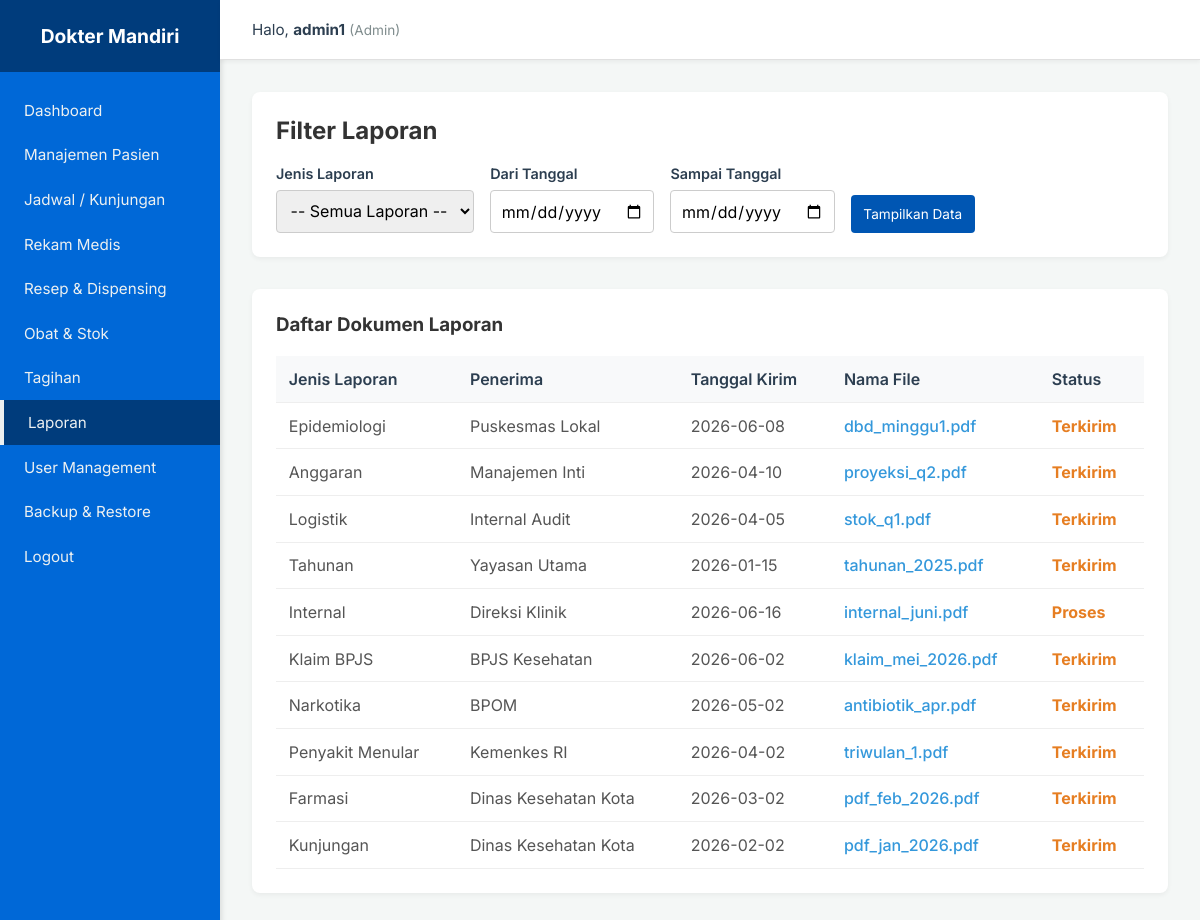
/klinik-mandiri/views/laporan.php (signed in), run on the app's committed database.
### tables this page shows
CREATE TABLE Laporan_Eksternal (
    laporan_id INT PRIMARY KEY AUTO_INCREMENT,
    jenis_laporan VARCHAR(50),
    tujuan VARCHAR(100),
    tanggal_kirim DATE,
    file_laporan VARCHAR(255),
    status_kirim VARCHAR(50),
    report_id INT NOT NULL,
    FOREIGN KEY (report_id) REFERENCES Report_Agregasi(report_id) ON DELETE CASCADE
);

### klinik-mandiri/views/laporan.php (the view, shortened to what this page needs)
<?php
$role_aktif = isset($_SESSION['role']) ? $_SESSION['role'] : 'Pengguna';
include '../config/koneksi.php';
$dari_tanggal = isset($_GET['dari_tanggal']) ? $_GET['dari_tanggal'] : '';
$sampai_tanggal = isset($_GET['sampai_tanggal']) ? $_GET['sampai_tanggal'] : '';
$daftar_laporan = [];
try {
    if (isset($koneksi)) {
        $sql = "SELECT * FROM laporan_eksternal WHERE 1=1";
        $params = [];
        $sql .= " ORDER BY laporan_id DESC";
        $query = $koneksi->prepare($sql);
        $query->execute($params);
        $daftar_laporan = $query->fetchAll(PDO::FETCH_ASSOC);
    }
} catch (PDOException $e) {
    error_log("Database Error pada laporan.php: " . $e->getMessage());
    $error_message = "Gagal memuat data laporan karena gangguan internal sistem.";
    $daftar_laporan = [];
}
?>
<!DOCTYPE html>
<html lang="id">
<head>
    <link rel="stylesheet" href="../assets/style.css">
</head>
<body>
    <div class="app-container">
        <aside class="sidebar">
            <div class="sidebar-header">Dokter Mandiri</div>
            <ul class="sidebar-menu">
                <li><a href="dashboard.php">Dashboard</a></li>
                <li><a href="pasien.php">Manajemen Pasien</a></li>
                <li><a href="kunjungan.php">Jadwal / Kunjungan</a></li>
                <?php if (in_array($role_aktif, ['Admin', 'Doctor', 'Dokter'])): ?>
                    <li><a href="rekam_medis.php">Rekam Medis</a></li>
                <?php endif; ?>
                <?php if (in_array($role_aktif, ['Admin', 'Doctor', 'Dokter', 'Apoteker'])): ?>
                    <li><a href="resep.php">Resep & Dispensing</a></li>
                <?php endif; ?>
                <?php if (in_array($role_aktif, ['Admin', 'Apoteker'])): ?>
                    <li><a href="obat.php">Obat & Stok</a></li>
                <?php endif; ?>
                <?php if (in_array($role_aktif, ['Admin', 'Resepsionis'])): ?>
                    <li><a href="tagihan.php">Tagihan</a></li>
                <?php endif; ?>
                <li><a href="laporan.php" class="active">Laporan</a></li>
                <?php if ($role_aktif === 'Admin'): ?>
                    <li><a href="users.php">User Management</a></li>
                    <li><a href="utility.php">Backup & Restore</a></li>
                <?php endif; ?>
                <li><a href="#" onclick="logout(); return false;">Logout</a></li>
            </ul>
        </aside>
        <div class="main-content">
            <header class="topbar">
                <div>Halo, <strong id="userDisplay"><?= htmlspecialchars($_SESSION['username'] ?? ''); ?></strong> <span style="font-size: 0.85rem; color: #7f8c8d;">(<?= htmlspecialchars($role_aktif); ?>)</span></div>
            </header>
            <main class="content-area">
                <div class="table-container" style="margin-bottom: 2rem;">
                    <h2>Filter Laporan</h2><br>
                    <form method="GET" action="laporan.php" style="display: flex; gap: 1rem; align-items: flex-end;">
                        <div class="form-group" style="margin: 0;">
                            <label>Jenis Laporan</label>
                            <select name="jenis_laporan" class="form-control">
                                <option value="">-- Semua Laporan --</option>
                            </select>
                        </div>
                        <div class="form-group" style="margin: 0;">
                            <label>Dari Tanggal</label>
                            <input type="date" name="dari_tanggal" class="form-control" value="<?= htmlspecialchars($dari_tanggal); ?>">
                        </div>
                        <div class="form-group" style="margin: 0;">
                            <label>Sampai Tanggal</label>
                            <input type="date" name="sampai_tanggal" class="form-control" value="<?= htmlspecialchars($sampai_tanggal); ?>">
                        </div>
                        <button type="submit" class="btn btn-small" style="height: 38px;">Tampilkan Data</button>
                    </form>
                </div>
                <div class="table-container">
                    <h3>Daftar Dokumen Laporan</h3><br>
                    <table>
                        <thead>
                            <tr>
                                <th>Jenis Laporan</th>
                                <th>Penerima</th>
                                <th>Tanggal Kirim</th>
                                <th>Nama File</th>
                                <th>Status</th>
                            </tr>
                        </thead>
                        <tbody>
                            <?php if (!empty($daftar_laporan)): ?>
                                <?php foreach ($daftar_laporan as $lap): ?>
                                    <tr>
                                        <td><?= htmlspecialchars($lap['jenis_laporan'] ?? '-'); ?></td>
                                        <td><?= htmlspecialchars($lap['tujuan'] ?? '-'); ?></td>
                                        <td><?= htmlspecialchars($lap['tanggal_kirim'] ?? '-'); ?></td>
                                        <td>
                                            <a href="../Data/Laporan/<?= htmlspecialchars($lap['file_laporan'] ?? ''); ?>" target="_blank" style="color: #3498db; text-decoration: none; font-weight: 500;">
                                                <?= htmlspecialchars($lap['file_laporan'] ?? 'Buka File'); ?>
                                            </a>
                                        </td>
                                        <td>
                                            <?php if (strtolower($lap['status_kirim'] ?? '') === 'selesai'): ?>
                                                <span style="color: #27ae60; font-weight: bold;">Selesai</span>
                                            <?php else: ?>
                                                <span style="color: #e67e22; font-weight: bold;"><?= htmlspecialchars($lap['status_kirim'] ?? 'Proses'); ?></span>
                                            <?php endif; ?>
                                        </td>
                                    </tr>
                                <?php endforeach; ?>
                            <?php endif; ?>
                        </tbody>
                    </table>
                </div>
            </main>
        </div>
    </div>
</body>
</html>

### klinik-mandiri/assets/style.css (style rules this page uses)
* { margin: 0; padding: 0; box-sizing: border-box; font-family: 'Inter', sans-serif; }
body { background-color: #f4f7f6; color: #333; }
.form-group { margin-bottom: 1rem; }
.form-group label { display: block; margin-bottom: 0.5rem; font-size: 0.9rem; font-weight: 600; color: #2c3e50; }
.form-control { width: 100%; padding: 0.6rem; border: 1px solid #ccc; border-radius: 4px; font-size: 1rem; transition: border-color 0.3s; }
select.form-control { cursor: pointer; }
.btn { width: 100%; padding: 0.7rem; background-color: #0056b3; color: white; border: none; border-radius: 4px; font-size: 1rem; cursor: pointer; transition: 0.3s; }
.btn-small { width: auto; padding: 0.4rem 0.8rem; font-size: 0.85rem; margin-right: 0.2rem; }
.app-container { display: flex; min-height: 100vh; }
.sidebar { width: 220px; background-color: #0068d7; color: #fff; display: flex; flex-direction: column; box-shadow: 2px 0 5px rgba(0, 0, 0, 0.1); }
.sidebar-header { padding: 1.5rem; background-color: #003c7c; text-align: center; font-weight: bold; font-size: 1.2rem; }
.sidebar-menu { list-style: none; padding: 1rem 0; overflow-y: auto; }
.sidebar-menu li a { color: #ecf0f1; text-decoration: none; padding: 0.8rem 1.5rem; display: block; transition: 0.2s; font-size: 0.95rem; }
.sidebar-menu li a:hover, .sidebar-menu li a.active { background-color: #003c7c; border-left: 4px solid #ecf0f1; padding-left: 1.5rem; }
.main-content { flex: 1; display: flex; flex-direction: column; }
.topbar { background-color: #fff; height: 60px; display: flex; justify-content: space-between; align-items: center; padding: 0 2rem; box-shadow: 0 2px 4px rgba(0,0,0,0.05); border-bottom: 1px solid #e0e0e0; }
.topbar div { font-size: 0.95rem; color: #2c3e50; }
.content-area { padding: 2rem; flex: 1; overflow-y: auto; }
.table-container { background: #fff; padding: 1.5rem; border-radius: 8px; box-shadow: 0 2px 5px rgba(0,0,0,0.05); margin-bottom: 1.5rem; }
table { width: 100%; border-collapse: collapse; }
table th, table td { padding: 0.8rem; text-align: left; border-bottom: 1px solid #eee; }
table th { background-color: #f8f9fa; font-weight: 600; color: #2c3e50; }
table td { color: #555; }
.sidebar { min-width: 220px; width: 220px; flex-shrink: 0; }

### data on the page
laporan_eksternal: jenis_laporan "Epidemiologi", tujuan "Puskesmas Lokal", tanggal_kirim "2026-06-08", file_laporan "dbd_minggu1.pdf", status_kirim "Terkirim"
laporan_eksternal: jenis_laporan "Anggaran", tujuan "Manajemen Inti", tanggal_kirim "2026-04-10", file_laporan "proyeksi_q2.pdf", status_kirim "Terkirim"
laporan_eksternal: jenis_laporan "Logistik", tujuan "Internal Audit", tanggal_kirim "2026-04-05", file_laporan "stok_q1.pdf", status_kirim "Terkirim"
laporan_eksternal: jenis_laporan "Tahunan", tujuan "Yayasan Utama", tanggal_kirim "2026-01-15", file_laporan "tahunan_2025.pdf", status_kirim "Terkirim"
laporan_eksternal: jenis_laporan "Internal", tujuan "Direksi Klinik", tanggal_kirim "2026-06-16", file_laporan "internal_juni.pdf", status_kirim "Proses"
laporan_eksternal: jenis_laporan "Klaim BPJS", tujuan "BPJS Kesehatan", tanggal_kirim "2026-06-02", file_laporan "klaim_mei_2026.pdf", status_kirim "Terkirim"
laporan_eksternal: jenis_laporan "Narkotika", tujuan "BPOM", tanggal_kirim "2026-05-02", file_laporan "antibiotik_apr.pdf", status_kirim "Terkirim"
laporan_eksternal: jenis_laporan "Penyakit Menular", tujuan "Kemenkes RI", tanggal_kirim "2026-04-02", file_laporan "triwulan_1.pdf", status_kirim "Terkirim"
laporan_eksternal: jenis_laporan "Farmasi", tujuan "Dinas Kesehatan Kota", tanggal_kirim "2026-03-02", file_laporan "pdf_feb_2026.pdf", status_kirim "Terkirim"
laporan_eksternal: jenis_laporan "Kunjungan", tujuan "Dinas Kesehatan Kota", tanggal_kirim "2026-02-02", file_laporan "pdf_jan_2026.pdf", status_kirim "Terkirim"

### other printed values
$_SESSION['username'] "admin1"
$role_aktif "Admin"
